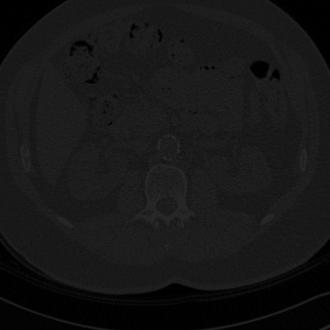
%> input picture ch3/resources/CT_1.jpg, 330 x 330 px
$ octave histogramEqualization.m   (GNU Octave 9; MATLAB toolbox functions it lacks are replaced by stand-ins)
%> lines starting %> are read from the running program, lines starting %| are printed output that depends on the picture
img='resources/CT_1.jpg';
f=imread(img);
%> f is the input picture: size 330x330 uint8; min 0, max 44, mean 22.1
% Histogram Equalization
figure;
g=histeq(f);
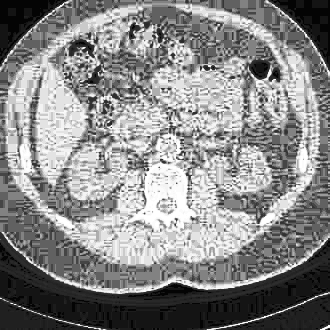
%> g: size 330x330 uint8; min 4, max 255, mean 135.5
subplot 221;
imshow(f);
subplot 222;
imshow(g);
subplot 223;
horz=1:256;
bar(horz,imhist(f));
subplot 224;
bar(horz,imhist(g));
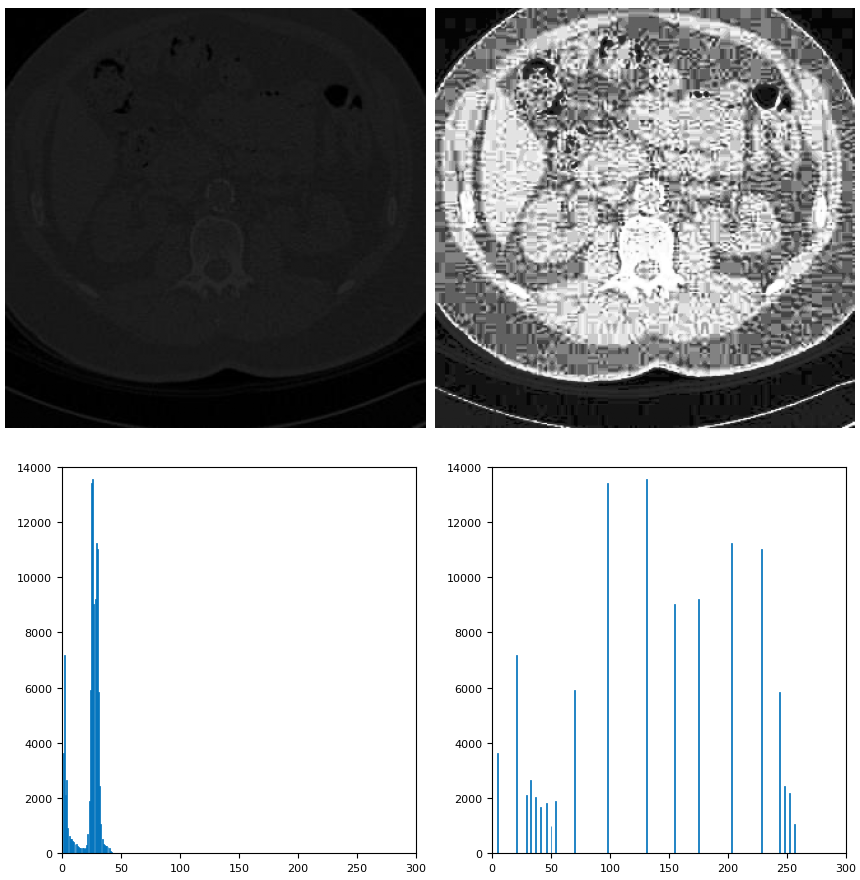
%> figure redrawn from the program's plot data, 4 panels

$ run again, with ch3/resources/CT_2.jpg copied over ch3/resources/CT_1.jpg
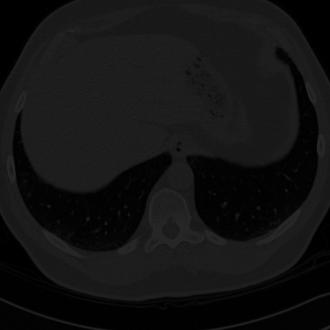
%> input picture ch3/resources/CT_2.jpg, 330 x 330 px
%> f is the input picture: size 330x330 uint8; min 0, max 45, mean 18.7
%> `g=histeq(f);`:
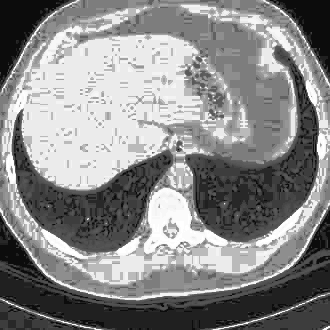
%> g: size 330x330 uint8; min 12, max 255, mean 136.5
%> `bar(horz,imhist(g));`:
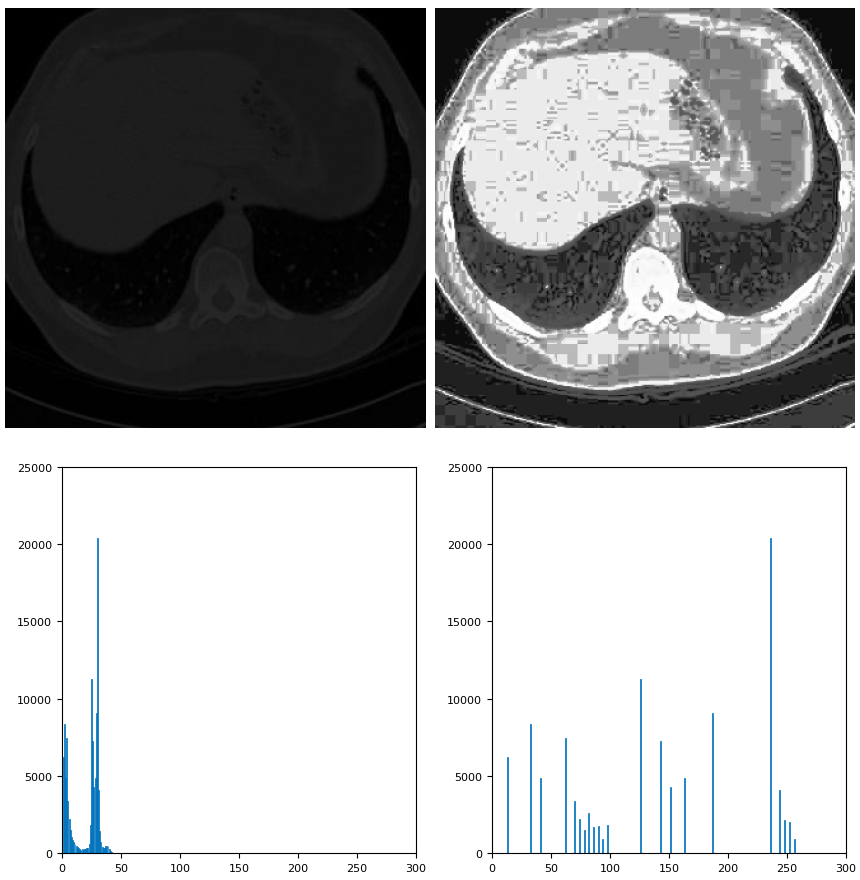
%> figure redrawn from the program's plot data, 4 panels

$ run again, with ch3/resources/CT_3.jpg copied over ch3/resources/CT_1.jpg
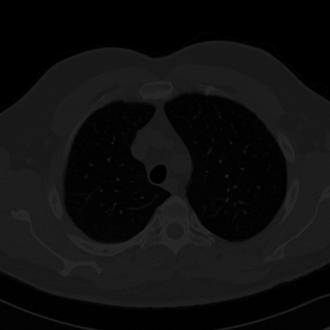
%> input picture ch3/resources/CT_3.jpg, 330 x 330 px
%> f is the input picture: size 330x330 uint8; min 0, max 48, mean 14.9
%> `g=histeq(f);`:
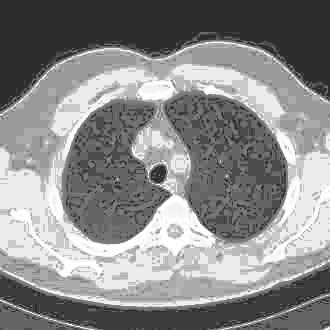
%> g: size 330x330 uint8; min 45, max 255, mean 136.9
%> `bar(horz,imhist(g));`:
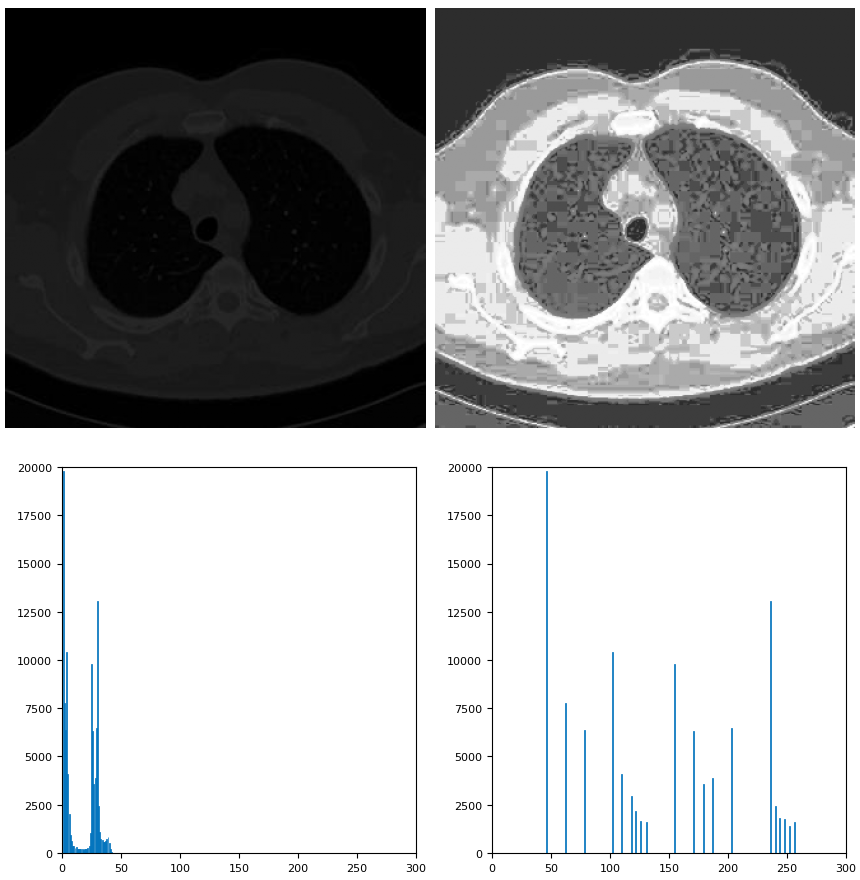
%> figure redrawn from the program's plot data, 4 panels

$ run again, with ch3/resources/CT_4.jpg copied over ch3/resources/CT_1.jpg
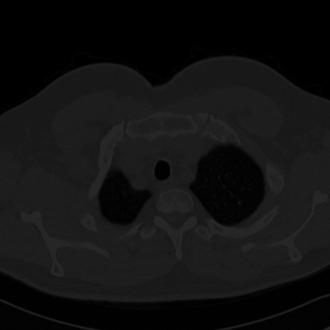
%> input picture ch3/resources/CT_4.jpg, 330 x 330 px
%> f is the input picture: size 330x330 uint8; min 0, max 44, mean 17.4
%> `g=histeq(f);`:
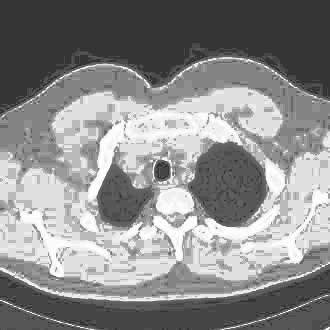
%> g: size 330x330 uint8; min 53, max 255, mean 138.8
%> `bar(horz,imhist(g));`:
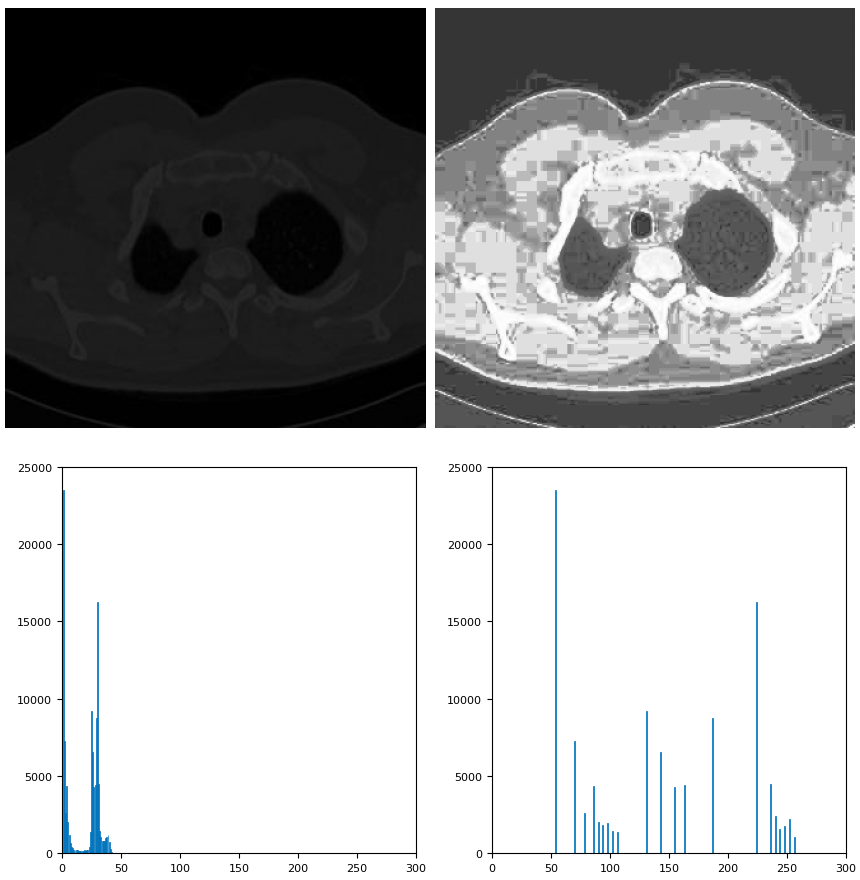
%> figure redrawn from the program's plot data, 4 panels
